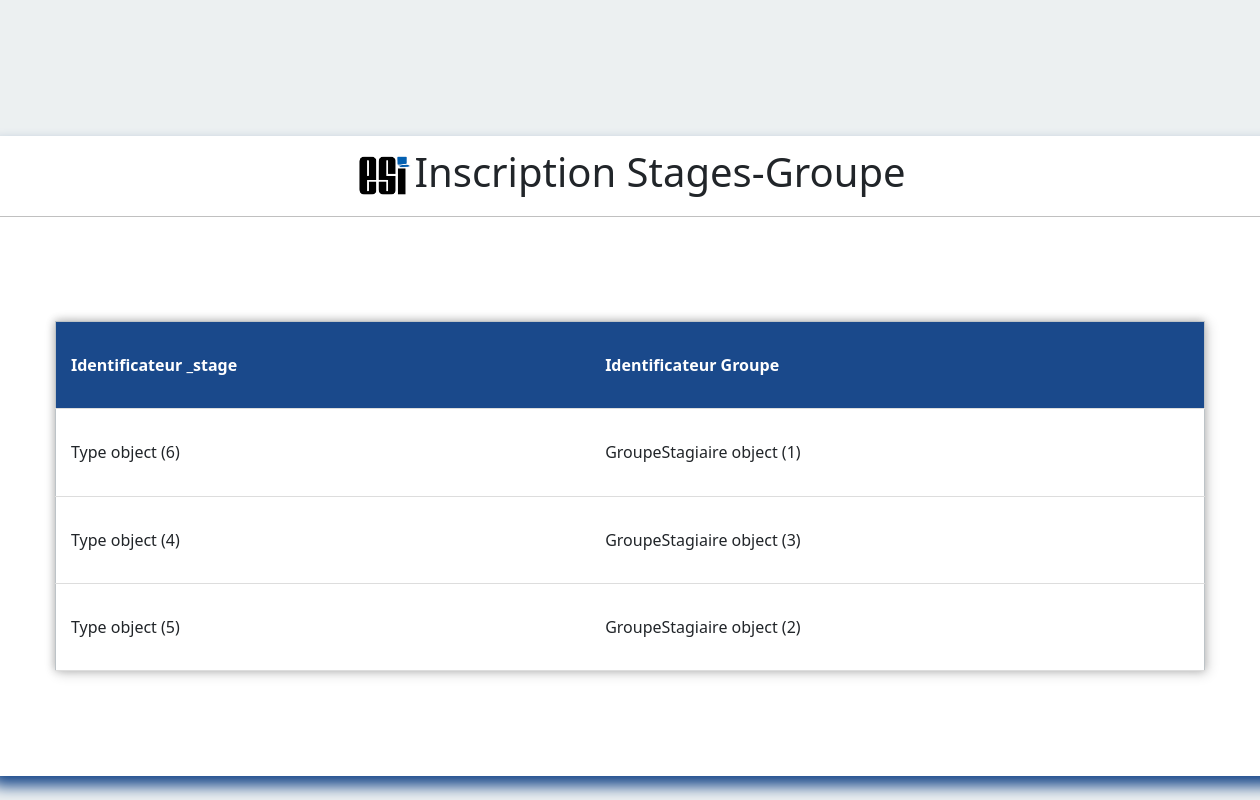
The app's page /GS/, older data.
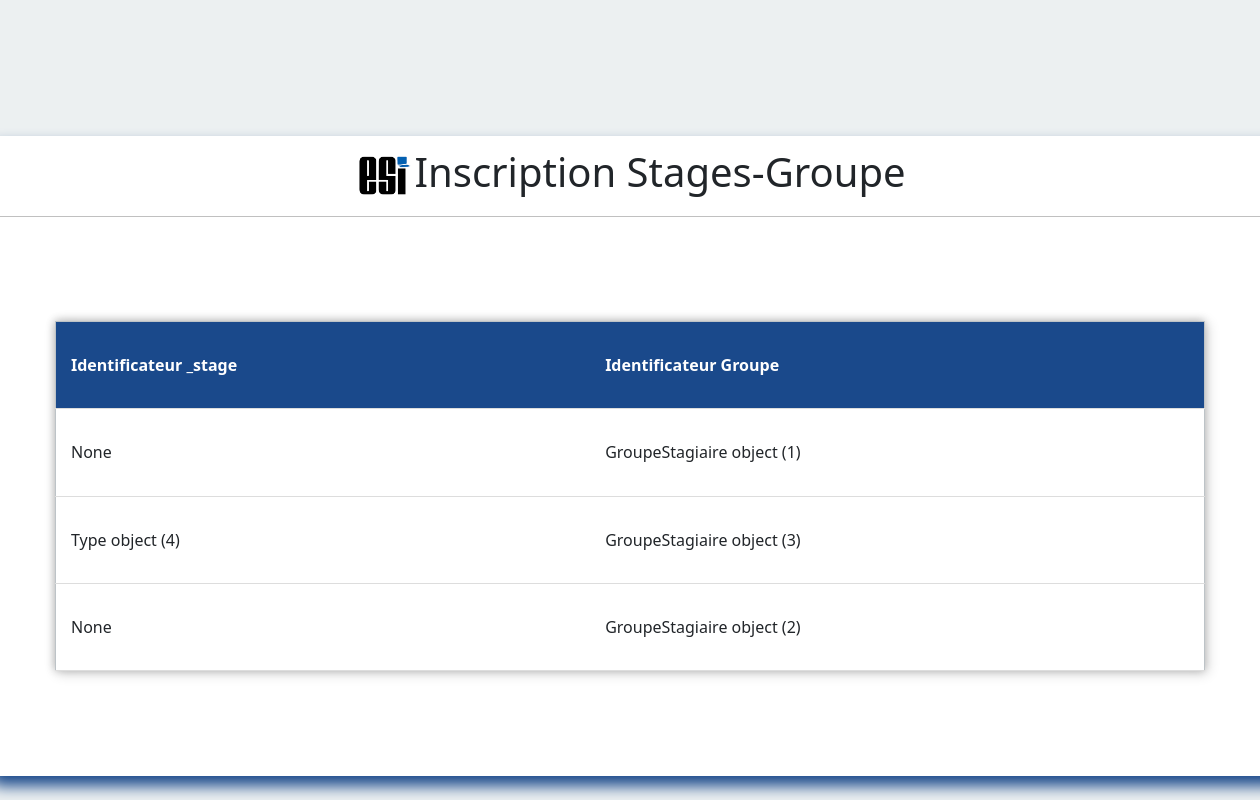
The same page, newer data.
### satgesiV2/models.py (models this page shows)
class Sinscrit(models.Model):
    TypeStage =  models.ForeignKey("Type",on_delete=models.SET_NULL,null=True,blank=True)
    idfGroupe =  models.ForeignKey("GroupeStagiaire",on_delete=models.SET_NULL,null=True,blank=True)
    unique_together = ('Type_Stage','idfGroupe')

class Stage (models.Model):
    anneuniv = models.DateField(null=True)
    theme = models.CharField(max_length=50)
    document = models.FileField()
    statut = models.CharField(max_length=50)
    note = models.FloatField(max_length=4)

class Type(Stage):
    Type_Stage = models.CharField(max_length=50)
    DateDebut = models.DateField()
    DateFin = models.DateField()
    NbreStagiare = models.PositiveIntegerField()
    idfGroupe = models.ForeignKey("GroupeStagiaire",on_delete=models.SET_NULL,null=True,related_name='+',blank=True)
    unique_together = ('Type_Stage','code_Stage')

class GroupeStagiaire (models.Model):
    FicheDemande = models.FileField()
    idfpromoteur = models.ForeignKey("Promoteur",on_delete=models.SET_NULL,null=True,blank=True)
    idfencadreur = models.ForeignKey("Encadreur",on_delete=models.SET_NULL,null=True,blank=True)

### satgesiV2/views.py (the view)
# urls.py: path('GS/',Gstage,name="GS"),
def Gstage (request):
    s=Sinscrit.objects.all()
    return render(request,'GStage.html',{'s':s})

### satgesiV2/templates/GStage.html (shortened to what this page needs)
<!DOCTYPE html>
<html lang="en">
    <head>
        <link href="https://cdn.jsdelivr.net/npm/bootstrap@5.1.3/dist/css/bootstrap.min.css" rel="stylesheet">
        <link rel="stylesheet" href="/static/css/GtypeStage.css">
    </head>
    <body>
      <div class="center">
          <h1><img src="/static/png/icon3.png" alt="logo du site " width= "60" >Inscription Stages-Groupe </h1>
          <form >
               <table>
                 <tr id="header">
                   <th>Identificateur _stage</th>
                   <th> Identificateur Groupe</th>
                 </tr>
                {% for item in s %}
                <tr>
                  <td>{{item.TypeStage}}</td>
                  <td>{{item.idfGroupe}}</td>
                </tr>
                {% endfor %}
               </table>
          </form>
      </div>
  </body>
</html>

Row changes from the older to the newer data that the page shows:
changed Sinscrit "GroupeStagiaire object (1)": TypeStage "Type object (6)" → "None"
changed Sinscrit "GroupeStagiaire object (2)": TypeStage "Type object (5)" → "None"
